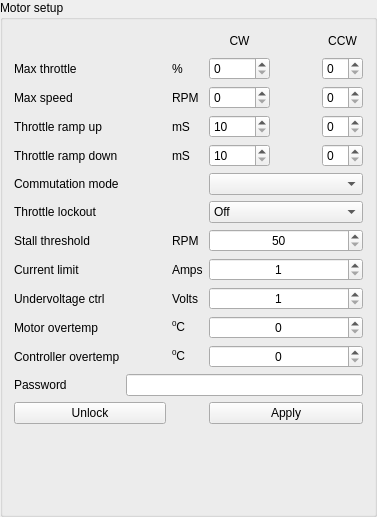
    <widget class="QGroupBox" name="config">
     <property name="title">
      <string>Motor setup</string>
     </property>
     <layout class="QVBoxLayout" name="verticalLayout">
      <item>
       <layout class="QGridLayout" name="gridLayout">
        <item row="8" column="3" colspan="3">
         <widget class="QSpinBox" name="currentLimit">
          <property name="minimumSize">
           <size>
            <width>96</width>
            <height>0</height>
           </size>
          </property>
          <property name="alignment">
           <set>Qt::AlignCenter</set>
          </property>
          <property name="minimum">
           <number>1</number>
          </property>
          <property name="maximum">
           <number>1000</number>
          </property>
         </widget>
        </item>
        <item row="1" column="3">
         <widget class="QSpinBox" name="maxThrottleCw"/>
        </item>
        <item row="6" column="0">
         <widget class="QLabel" name="label_15">
          <property name="text">
           <string>Throttle lockout</string>
          </property>
         </widget>
        </item>
        <item row="3" column="5">
         <widget class="QSpinBox" name="throttleRampUpCcw"/>
        </item>
        <item row="2" column="5">
         <widget class="QSpinBox" name="maxSpeedCcw"/>
        </item>
        <item row="7" column="3" colspan="3">
         <widget class="QSpinBox" name="stallThreshold">
          <property name="minimumSize">
           <size>
            <width>96</width>
            <height>0</height>
           </size>
          </property>
          <property name="alignment">
           <set>Qt::AlignCenter</set>
          </property>
          <property name="minimum">
           <number>50</number>
          </property>
          <property name="maximum">
           <number>15000</number>
          </property>
         </widget>
        </item>
        <item row="9" column="2">
         <widget class="QLabel" name="label_36">
          <property name="text">
           <string>Volts</string>
          </property>
         </widget>
        </item>
        <item row="2" column="2">
         <widget class="QLabel" name="label_46">
          <property name="text">
           <string>RPM</string>
          </property>
         </widget>
        </item>
        <item row="3" column="3">
         <widget class="QSpinBox" name="throttleRampUpCw">
          <property name="minimumSize">
           <size>
            <width>0</width>
            <height>0</height>
           </size>
          </property>
          <property name="minimum">
           <number>10</number>
          </property>
          <property name="maximum">
           <number>15000</number>
          </property>
         </widget>
        </item>
        <item row="10" column="2">
         <widget class="QLabel" name="label_50">
          <property name="text">
           <string>&lt;html&gt;&lt;head/&gt;&lt;body&gt;&lt;p&gt;&lt;span style=&quot; vertical-align:super;&quot;&gt;0&lt;/span&gt;C&lt;/p&gt;&lt;/body&gt;&lt;/html&gt;</string>
          </property>
         </widget>
        </item>
        <item row="0" column="3">
         <widget class="QLabel" name="label_10">
          <property name="text">
           <string>CW</string>
          </property>
          <property name="alignment">
           <set>Qt::AlignCenter</set>
          </property>
         </widget>
        </item>
        <item row="0" column="5">
         <widget class="QLabel" name="label_4">
          <property name="text">
           <string>CCW</string>
          </property>
          <property name="alignment">
           <set>Qt::AlignCenter</set>
          </property>
         </widget>
        </item>
        <item row="11" column="3" colspan="3">
         <widget class="QSpinBox" name="controllerOvertemp">
          <property name="alignment">
           <set>Qt::AlignCenter</set>
          </property>
         </widget>
        </item>
        <item row="12" column="0">
         <widget class="QLabel" name="label_52">
          <property name="text">
           <string>Password</string>
          </property>
         </widget>
        </item>
        <item row="9" column="3" colspan="3">
         <widget class="QSpinBox" name="undervoltageCtrl">
          <property name="minimumSize">
           <size>
            <width>96</width>
            <height>0</height>
           </size>
          </property>
          <property name="alignment">
           <set>Qt::AlignCenter</set>
          </property>
          <property name="minimum">
           <number>1</number>
          </property>
          <property name="maximum">
           <number>1000</number>
          </property>
         </widget>
        </item>
        <item row="5" column="0">
         <widget class="QLabel" name="label_5">
          <property name="text">
           <string>Commutation mode</string>
          </property>
         </widget>
        </item>
        <item row="3" column="2">
         <widget class="QLabel" name="label_31">
          <property name="text">
           <string>mS</string>
          </property>
         </widget>
        </item>
        <item row="10" column="3" colspan="3">
         <widget class="QSpinBox" name="motorOvertemp">
          <property name="alignment">
           <set>Qt::AlignCenter</set>
          </property>
         </widget>
        </item>
        <item row="1" column="5">
         <widget class="QSpinBox" name="maxThrottleCcw"/>
        </item>
        <item row="2" column="0">
         <widget class="QLabel" name="label_45">
          <property name="text">
           <string>Max speed</string>
          </property>
         </widget>
        </item>
        <item row="2" column="3">
         <widget class="QSpinBox" name="maxSpeedCw"/>
        </item>
        <item row="7" column="2">
         <widget class="QLabel" name="label_34">
          <property name="text">
           <string>RPM</string>
          </property>
         </widget>
        </item>
        <item row="8" column="0">
         <widget class="QLabel" name="label_8">
          <property name="text">
           <string>Current limit</string>
          </property>
         </widget>
        </item>
        <item row="13" column="0" colspan="2">
         <widget class="QPushButton" name="unlock">
          <property name="text">
           <string>Unlock</string>
          </property>
         </widget>
        </item>
        <item row="11" column="0">
         <widget class="QLabel" name="label_49">
          <property name="text">
           <string>Controller overtemp</string>
          </property>
         </widget>
        </item>
        <item row="3" column="0">
         <widget class="QLabel" name="label_2">
          <property name="text">
           <string>Throttle ramp up</string>
          </property>
         </widget>
        </item>
        <item row="13" column="3" colspan="3">
         <widget class="QPushButton" name="apply">
          <property name="text">
           <string>Apply</string>
          </property>
         </widget>
        </item>
        <item row="1" column="2">
         <widget class="QLabel" name="label_48">
          <property name="text">
           <string>%</string>
          </property>
         </widget>
        </item>
        <item row="3" column="1">
         <spacer name="horizontalSpacer_7">
          <property name="orientation">
           <enum>Qt::Horizontal</enum>
          </property>
          <property name="sizeHint" stdset="0">
           <size>
            <width>40</width>
            <height>20</height>
           </size>
          </property>
         </spacer>
        </item>
        <item row="4" column="2">
         <widget class="QLabel" name="label_32">
          <property name="text">
           <string>mS</string>
          </property>
         </widget>
        </item>
        <item row="7" column="0">
         <widget class="QLabel" name="label_6">
          <property name="text">
           <string>Stall threshold</string>
          </property>
         </widget>
        </item>
        <item row="4" column="1">
         <spacer name="horizontalSpacer_4">
          <property name="orientation">
           <enum>Qt::Horizontal</enum>
          </property>
          <property name="sizeHint" stdset="0">
           <size>
            <width>40</width>
            <height>20</height>
           </size>
          </property>
         </spacer>
        </item>
        <item row="5" column="3" colspan="3">
         <widget class="QComboBox" name="commutationMode"/>
        </item>
        <item row="1" column="0">
         <widget class="QLabel" name="label_47">
          <property name="text">
           <string>Max throttle</string>
          </property>
         </widget>
        </item>
        <item row="9" column="0">
         <widget class="QLabel" name="label_9">
          <property name="text">
           <string>Undervoltage ctrl</string>
          </property>
         </widget>
        </item>
        <item row="4" column="3">
         <widget class="QSpinBox" name="throttleRampDownCw">
          <property name="minimumSize">
           <size>
            <width>0</width>
            <height>0</height>
           </size>
          </property>
          <property name="minimum">
           <number>10</number>
          </property>
          <property name="maximum">
           <number>15000</number>
          </property>
         </widget>
        </item>
        <item row="6" column="3" colspan="3">
         <widget class="QComboBox" name="throttleLockout">
          <item>
           <property name="text">
            <string>Off</string>
           </property>
          </item>
          <item>
           <property name="text">
            <string>On</string>
           </property>
          </item>
         </widget>
        </item>
        <item row="4" column="5">
         <widget class="QSpinBox" name="throttleRampDownCcw"/>
        </item>
        <item row="12" column="1" colspan="5">
         <widget class="QLineEdit" name="password">
          <property name="maxLength">
           <number>16</number>
          </property>
         </widget>
        </item>
        <item row="10" column="0">
         <widget class="QLabel" name="label_33">
          <property name="text">
           <string>Motor overtemp</string>
          </property>
         </widget>
        </item>
        <item row="2" column="1">
         <spacer name="horizontalSpacer_26">
          <property name="orientation">
           <enum>Qt::Horizontal</enum>
          </property>
          <property name="sizeHint" stdset="0">
           <size>
            <width>40</width>
            <height>20</height>
           </size>
          </property>
         </spacer>
        </item>
        <item row="8" column="2">
         <widget class="QLabel" name="label_35">
          <property name="text">
           <string>Amps</string>
          </property>
         </widget>
        </item>
        <item row="4" column="0">
         <widget class="QLabel" name="label_3">
          <property name="text">
           <string>Throttle ramp down</string>
          </property>
         </widget>
        </item>
        <item row="0" column="4">
         <spacer name="horizontalSpacer_2">
          <property name="orientation">
           <enum>Qt::Horizontal</enum>
          </property>
          <property name="sizeHint" stdset="0">
           <size>
            <width>40</width>
            <height>20</height>
           </size>
          </property>
         </spacer>
        </item>
        <item row="11" column="2">
         <widget class="QLabel" name="label_51">
          <property name="text">
           <string>&lt;html&gt;&lt;head/&gt;&lt;body&gt;&lt;p&gt;&lt;span style=&quot; vertical-align:super;&quot;&gt;0&lt;/span&gt;C&lt;/p&gt;&lt;/body&gt;&lt;/html&gt;</string>
          </property>
         </widget>
        </item>
        <item row="1" column="1">
         <spacer name="horizontalSpacer_30">
          <property name="orientation">
           <enum>Qt::Horizontal</enum>
          </property>
          <property name="sizeHint" stdset="0">
           <size>
            <width>40</width>
            <height>20</height>
           </size>
          </property>
         </spacer>
        </item>
        <item row="0" column="0">
         <spacer name="horizontalSpacer">
          <property name="orientation">
           <enum>Qt::Horizontal</enum>
          </property>
          <property name="sizeHint" stdset="0">
           <size>
            <width>40</width>
            <height>20</height>
           </size>
          </property>
         </spacer>
        </item>
       </layout>
      </item>
      <item>
       <spacer name="verticalSpacer">
        <property name="orientation">
         <enum>Qt::Vertical</enum>
        </property>
        <property name="sizeHint" stdset="0">
         <size>
          <width>20</width>
          <height>79</height>
         </size>
        </property>
       </spacer>
      </item>
     </layout>
    </widget>
